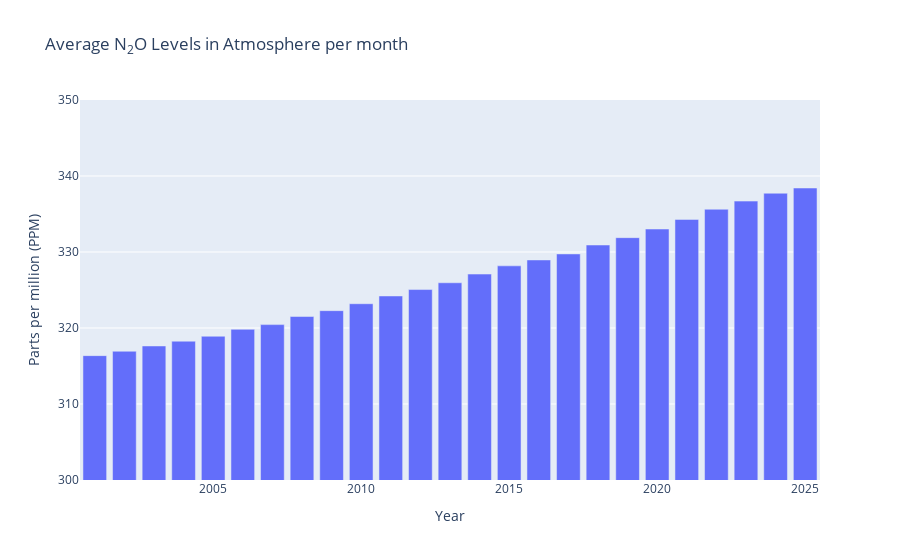

The code cell stored with this chart in its notebook:
### Code cell
import plotly.offline as py
import plotly.graph_objs as go
import datetime as dt

grp1 = n2o_data.groupby(["year"]).mean()["average"]
trace1 = go.Bar(x=grp1.index, y=grp1.values)
layout = go.Layout(
    title="Average N<sub>2</sub>O Levels in Atmosphere per month",
    yaxis=dict(title="Parts per million (PPM)", range=(300,350)),
    xaxis=dict(title="Year"))
figure = go.Figure(data=[trace1], layout=layout)
py.iplot(figure, filename="n2o-ppb-year")

### Figure 1 — Plotly figure (JSON) as saved in the notebook; plotly's stock layout.template omitted (floating-point values rounded to 4 significant figures)
{"data": [{"type": "bar", "x": [2001, 2002, 2003, 2004, 2005, 2006, 2007, 2008, 2009, 2010, 2011, 2012, 2013, 2014, 2015, 2016, 2017, 2018, 2019, 2020, 2021, 2022, 2023, 2024, 2025], "y": [316.4, 316.9, 317.6, 318.3, 318.9, 319.8, 320.4, 321.5, 322.3, 323.2, 324.2, 325.1, 326.0, 327.1, 328.2, 329.0, 329.7, 330.9, 331.9, 333.0, 334.3, 335.6, 336.7, 337.7, 338.4]}], "layout": {"title": {"text": "Average N<sub>2</sub>O Levels in Atmosphere per month"}, "xaxis": {"title": {"text": "Year"}}, "yaxis": {"range": [300, 350], "title": {"text": "Parts per million (PPM)"}}}}
